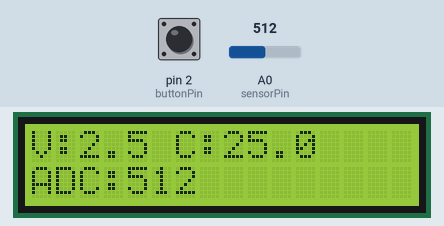
Bench run of a sketch on a simulated Arduino Uno, built with avr-gcc and run on an emulated ATmega328P. Shown: 16×2 character LCD. The inputs (shaded band) are chosen by the test bench; at power-on: pin 2 (buttonPin) HIGH, A0 (sensorPin) = 512. What the sketch prints to the serial monitor is not drawn.

Above: at 3.2 s.
3.3 s: pin 2 (buttonPin) pulled LOW for 0.15 s
At 3.9 s:
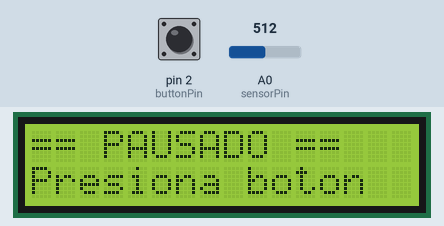
4.9 s: pin 2 (buttonPin) pulled LOW for 1 s
At 6.1 s:
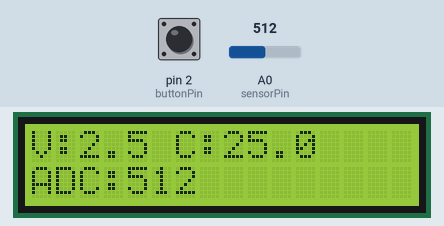
8.9 s: pin 2 (buttonPin) pulled LOW for 0.15 s
At 9.5 s:
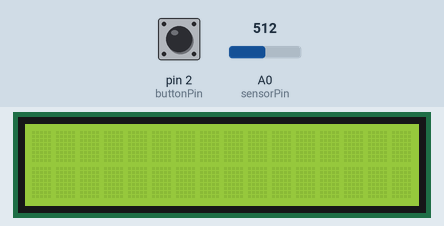
10.5 s: pin 2 (buttonPin) pulsed LOW 5 times (0.12 s each, 0.3 s apart)
At 13.0 s:
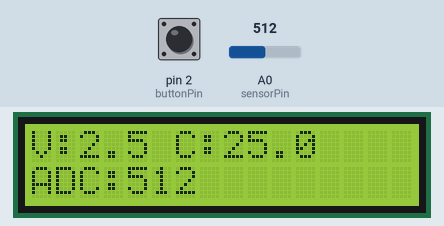
15.0 s: A0 (sensorPin) set to 716
At 16.2 s:
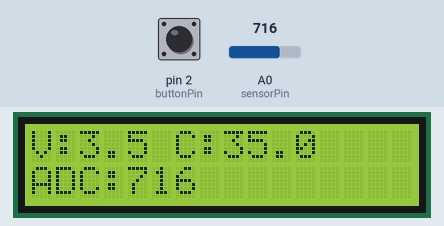
16.7 s: A0 (sensorPin) set to 900
At 18.1 s:
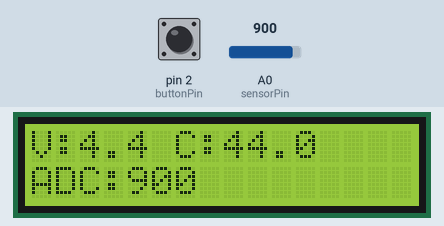
Timing chart, 0 to 19.4 s (numbered marks = the images above; inputs shaded):
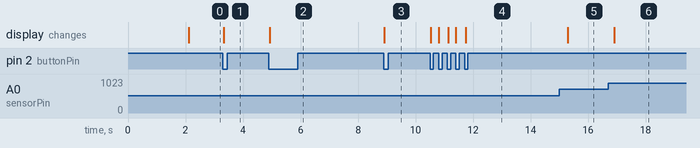

Measured:
- after the input at 3.3 s, the display: changes at once (image 1)
- after the input at 4.9 s, the display: changes at once (image 2)
- after the input at 8.9 s, the display: changes at once (image 3)
- after the input at 10.5 s, the display: changes at once (image 4)
- after the input at 15.0 s, the display: changes after 0.29 s (image 5)
- after the input at 16.7 s, the display: changes after 0.21 s (image 6)

The sketch:

medidor_salinidad.ino
```cpp
/*
  Medidor de Salinidad Básico con Arduino UNO
Dispositivo básico para medir la conductividad eléctrica de una muestra líquida (simulada con un potenciómetro), mostrando en pantalla LCD 16x2 I2C el voltaje, valor ADC y una estimación simple de la conductividad. Está preparado para incorporar una fórmula profesional que convierta la conductividad a salinidad real (g/L, ppt, etc) cuando se disponga.
  Autor: Paulina Juich
  Licencia:
Este proyecto fue desarrollado por Paulina Juich y registrado en la DNDA (Argentina) bajo el número de expediente EX-2025-78014687- el 18 de Julio de 2025.

Todo el contenido de este repositorio (código fuente, diseño electrónico, documentación) se encuentra protegido por derechos de autor.

⚠️ El incumplimiento de estas condiciones podrá derivar en acciones legales conforme a la Ley 11.723 de Propiedad Intelectual.

© 2025 Paulina Juich. Todos los derechos reservados.

Este diseño, documentación y código están protegidos por la legislación de propiedad intelectual.

🧠 El uso personal, académico o educativo sin fines de lucro está permitido con atribución.
💰 Cualquier uso comercial, distribución, modificación o integración en productos requiere una licencia paga o autorización expresa.

Contacto para licencias: paulinajuich4@gmail.com

  Mi código va mejorado con:
  - Comentarios detallados en el código
  - Antirrebote optimizado con temporización
*/

#include <Wire.h>
#include <LiquidCrystal_I2C.h>

// Crear el objeto lcd con dirección I2C 0x27 y 16 columnas x 2 filas
LiquidCrystal_I2C lcd(0x27, 16, 2);

// Pines
const int sensorPin = A0;       // Potenciómetro como sensor de salinidad
const int buttonPin = 2;        // Pulsador conectado a GND con INPUT_PULLUP

// Configuración de lectura
float maxConductividad = 50.0;  // Valor máximo calibrado en mS/cm

// Estado del sistema
bool medirActivo = true;
bool botonPresionado = false;

// ⚠️ FÓRMULA DE CALIBRACIÓN PENDIENTE:
// Aquí se debe ingresar la ecuación proporcionada por el profesional bioquímico
// para convertir la conductividad (en mS/cm) a salinidad (en g/L, ppt, etc).
// Ejemplo cuando esté disponible:
// float salinidad = 0.42 * pow(conductividad, 2) - 1.6 * conductividad + 0.9;

//float salinidad = 0.0;
// <- ⚠️ Será calculada con la fórmula real cuando esté disponible

//lcd.setCursor(0, 1);
//lcd.print("Sal: N/D"); // N/D = No disponible

unsigned long ultimaLectura = 0;
const unsigned long intervaloLectura = 300; // ms

void setup() {
  pinMode(sensorPin, INPUT);
  pinMode(buttonPin, INPUT_PULLUP);

  lcd.init();          // Inicializa LCD
  lcd.backlight();     // Enciende luz de fondo

  Serial.begin(9600);
  Serial.println("Iniciando medidor de salinidad...");

  lcd.setCursor(0, 0);
  lcd.print("Medidor Salinidad");
  lcd.setCursor(0, 1);
  lcd.print("Iniciando...");
  delay(2000);
  lcd.clear();
}

void loop() {
  leerBoton();

  if (medirActivo && (millis() - ultimaLectura >= intervaloLectura)) {
    int adc = analogRead(sensorPin);
    float voltaje = adc * (5.0 / 1023.0);
    float conductividad = (adc / 1023.0) * maxConductividad;

    mostrarLectura(adc, voltaje, conductividad);

    Serial.print("ADC: "); Serial.print(adc);
    Serial.print("  Voltaje: "); Serial.print(voltaje, 2);
    Serial.print(" V  Conductividad: "); Serial.print(conductividad, 2);
    Serial.println(" mS/cm");

    ultimaLectura = millis();
  }

  if (!medirActivo) {
    static bool pausaMostrada = false;
    if (!pausaMostrada) {
      lcd.clear();
      lcd.setCursor(0, 0);
      lcd.print("== PAUSADO ==");
      lcd.setCursor(0, 1);
      lcd.print("Presiona boton");
      pausaMostrada = true;
    }
  }
}

// --- Antirrebote con cambio de flanco ---
void leerBoton() {
  static unsigned long lastDebounceTime = 0;
  static const unsigned long debounceDelay = 50;

  bool estadoBoton = digitalRead(buttonPin) == LOW;

  if (estadoBoton && !botonPresionado && (millis() - lastDebounceTime > debounceDelay)) {
    botonPresionado = true;
    medirActivo = !medirActivo;
    Serial.println(medirActivo ? "MIDIENDO" : "PAUSADO");
    lcd.clear();
    lastDebounceTime = millis();
  }

  if (!estadoBoton && botonPresionado) {
    botonPresionado = false;
    lastDebounceTime = millis();
  }
}

void mostrarLectura(int adc, float voltaje, float cond) {
  lcd.clear();
  lcd.setCursor(0, 0);
  lcd.print("V:"); lcd.print(voltaje, 1);
  lcd.print(" C:"); lcd.print(cond, 1);

  lcd.setCursor(0, 1);
  lcd.print("ADC:"); lcd.print(adc);
}
```
